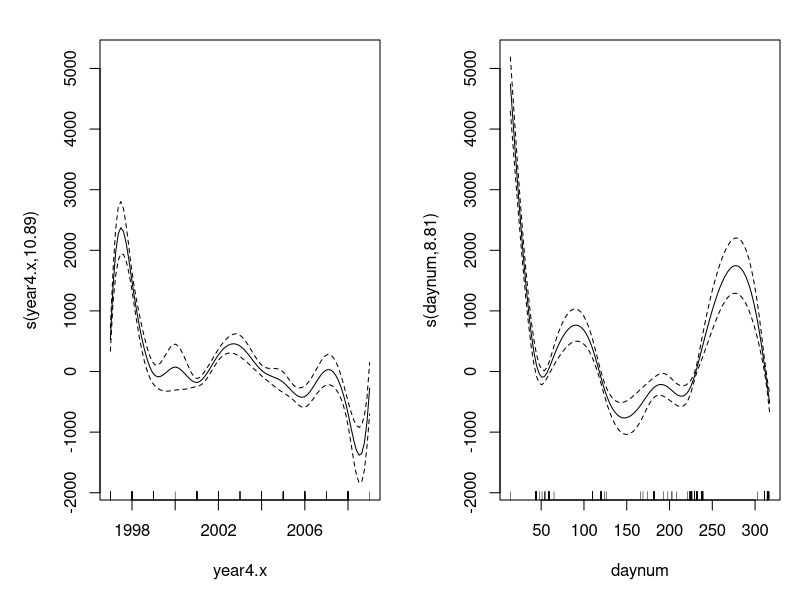

This figure's R source: (Note: this script raises an error after producing the figure.)
library(tidyverse)
library(lubridate)
library(ggplot2)
library(mgcv)

Microcystisyears <- read_csv("Microcystis_lte_lite3_chloro_datayearonly.csv", 
                            col_types = cols(X1 = col_skip(), X1.x = col_skip(), 
                                             daynum = col_skip(), sampledate = col_date(format = "%m/%d/%Y")))

##Add in daynumber        
Microcystisyears$daynum<- yday(Microcystisyears$sampledate)
Microcystisyears
######daynumb

Microcystisexperience <- gam(CellBioVol ~ s(year4.x, bs = "gp")+ s(daynum), data=Microcystisyears)
mirco<-plot(Microcystisexperience, page=1)
micro
summary(Microcystisexperience)

